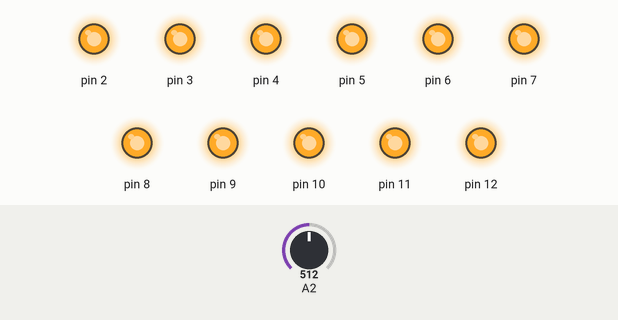
Bench run of a program on a simulated Arduino Uno, built with avr-gcc and run on an emulated ATmega328P. Shown: output pins drawn as LEDs (lit = HIGH). Inputs (shaded band) come from the test bench; at power-on: A2 = 512.

Above: at 1.2 s.
1.3 s: A2 set to 65
2.8 s: A2 set to 58
At 3.7 s:
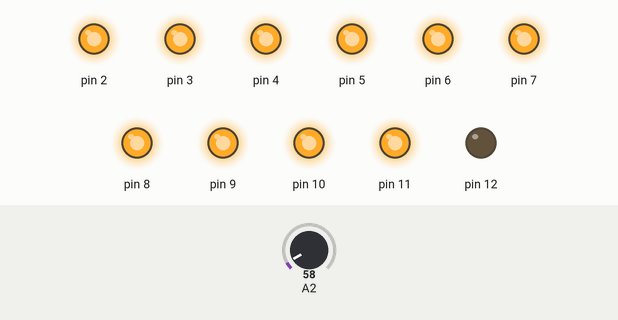
4.3 s: A2 set to 0
At 4.8 s:
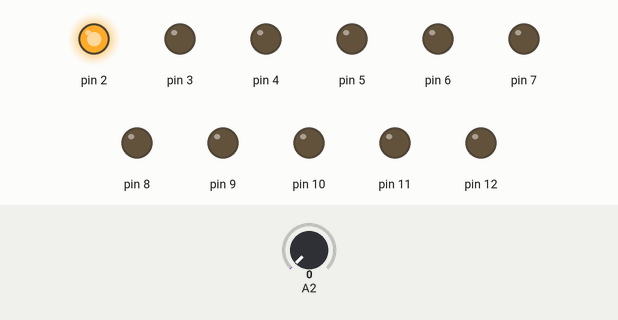
5.8 s: A2 set to 5
7.3 s: A2 set to 8
At 8.3 s:
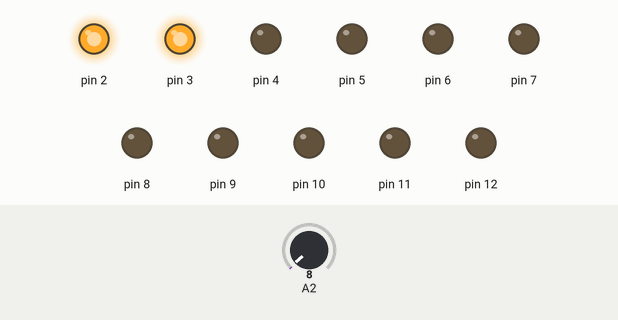
8.8 s: A2 set to 122
At 9.4 s:
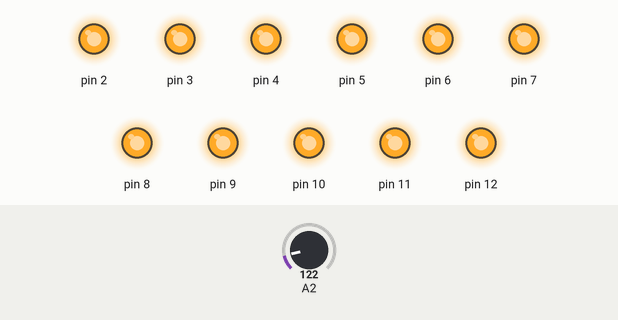
Timing chart, 0 to 11.3 s (numbered marks = the images above; inputs shaded):
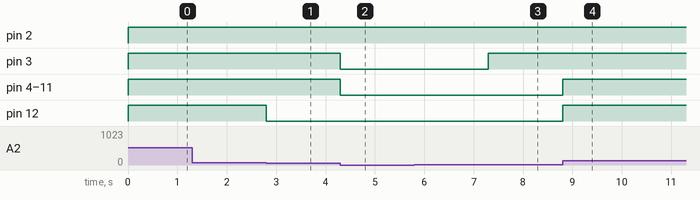

Measured:
- the behaviour switches between 62 and 61 on A2 (found by bisection; images 0 and 1)
- the behaviour switches between 6 and 7 on A2 (found by bisection; images 2 and 3)
- after the input at 1.3 s, every drawn part: stays the same
- after the input at 2.8 s, pin 12: HIGH → LOW at once
- after the input at 4.3 s, pin 3–11: HIGH → LOW at once
- after the input at 5.8 s, every drawn part: stays the same
- after the input at 7.3 s, pin 3: LOW → HIGH at once
- after the input at 8.8 s, pin 4–12: LOW → HIGH at once

The program:

main.cpp
```cpp
#include <Arduino.h>

void setup() {
  // put your setup code here, to run once:ž
  for (int i = 2; i < 13; i++){
    pinMode(i, OUTPUT);
    //digitalWrite(i, HIGH);
  }
  /* pinMode(A0, INPUT);
  pinMode(A1, INPUT); */
  pinMode(A2, INPUT);

  Serial.begin(9600);
}
void loop() {

  /* int merjena_temperatura = analogRead(A1);
  Serial.print("A1 (temparatura): ");
  Serial.println(merjena_temperatura);
  delay(500); */
  int merjena_svetlost = analogRead(A2);
  /* Serial.print("A2 (svetilnost): ");
  Serial.println(merjena_svetlost); */

  merjena_svetlost = map(merjena_svetlost, 0, 55, 0, 9); //map funkcija je v bistvu križni račun

  for (int i = 0; i < 11; i++)
  {
    if(merjena_svetlost>= i){
      digitalWrite(i + 2, HIGH);
    }
    else{
      digitalWrite(i + 2, LOW);
    }
  }

  // put your main code here, to run repeatedly:
}
```
